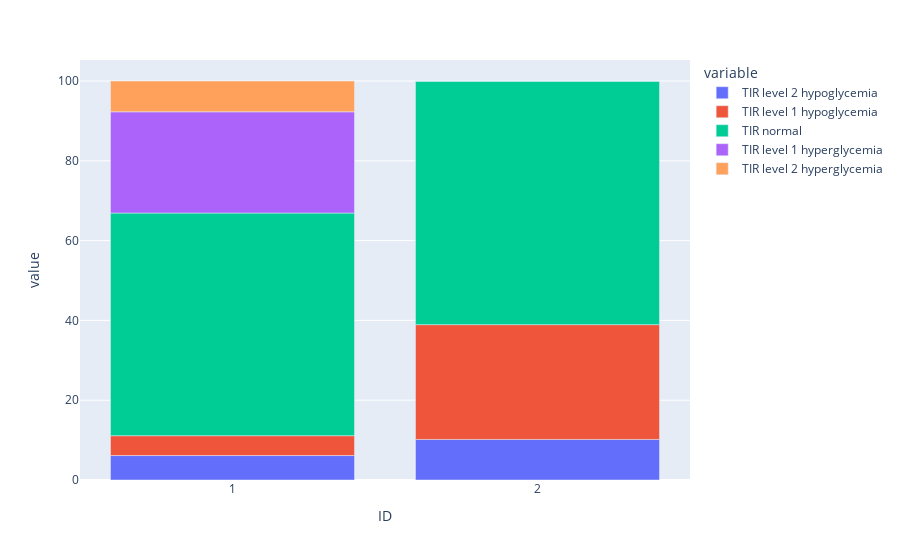

Notebook code cell kept with this figure:
### Code cell
px.bar(metrics, x='ID', y=['TIR level 2 hypoglycemia', 'TIR level 1 hypoglycemia', 'TIR normal', 'TIR level 1 hyperglycemia', 'TIR level 2 hyperglycemia'])

### Figure 1 — Plotly figure (JSON) as saved in the notebook; plotly's stock layout.template omitted (floating-point values rounded to 4 significant figures)
{"data": [{"alignmentgroup": "True", "hovertemplate": "variable=TIR level 2 hypoglycemia<br>ID=%{x}<br>value=%{y}<extra></extra>", "legendgroup": "TIR level 2 hypoglycemia", "marker": {"color": "#636efa", "pattern": {"shape": ""}}, "name": "TIR level 2 hypoglycemia", "offsetgroup": "TIR level 2 hypoglycemia", "orientation": "v", "showlegend": true, "textposition": "auto", "type": "bar", "x": ["1", "2"], "xaxis": "x", "y": [6.13, 10.17], "yaxis": "y"}, {"alignmentgroup": "True", "hovertemplate": "variable=TIR level 1 hypoglycemia<br>ID=%{x}<br>value=%{y}<extra></extra>", "legendgroup": "TIR level 1 hypoglycemia", "marker": {"color": "#EF553B", "pattern": {"shape": ""}}, "name": "TIR level 1 hypoglycemia", "offsetgroup": "TIR level 1 hypoglycemia", "orientation": "v", "showlegend": true, "textposition": "auto", "type": "bar", "x": ["1", "2"], "xaxis": "x", "y": [4.98, 28.77], "yaxis": "y"}, {"alignmentgroup": "True", "hovertemplate": "variable=TIR normal<br>ID=%{x}<br>value=%{y}<extra></extra>", "legendgroup": "TIR normal", "marker": {"color": "#00cc96", "pattern": {"shape": ""}}, "name": "TIR normal", "offsetgroup": "TIR normal", "orientation": "v", "showlegend": true, "textposition": "auto", "type": "bar", "x": ["1", "2"], "xaxis": "x", "y": [55.81, 61.07], "yaxis": "y"}, {"alignmentgroup": "True", "hovertemplate": "variable=TIR level 1 hyperglycemia<br>ID=%{x}<br>value=%{y}<extra></extra>", "legendgroup": "TIR level 1 hyperglycemia", "marker": {"color": "#ab63fa", "pattern": {"shape": ""}}, "name": "TIR level 1 hyperglycemia", "offsetgroup": "TIR level 1 hyperglycemia", "orientation": "v", "showlegend": true, "textposition": "auto", "type": "bar", "x": ["1", "2"], "xaxis": "x", "y": [25.37, 0], "yaxis": "y"}, {"alignmentgroup": "True", "hovertemplate": "variable=TIR level 2 hyperglycemia<br>ID=%{x}<br>value=%{y}<extra></extra>", "legendgroup": "TIR level 2 hyperglycemia", "marker": {"color": "#FFA15A", "pattern": {"shape": ""}}, "name": "TIR level 2 hyperglycemia", "offsetgroup": "TIR level 2 hyperglycemia", "orientation": "v", "showlegend": true, "textposition": "auto", "type": "bar", "x": ["1", "2"], "xaxis": "x", "y": [7.71, 0], "yaxis": "y"}], "layout": {"barmode": "relative", "legend": {"title": {"text": "variable"}, "tracegroupgap": 0}, "margin": {"t": 60}, "xaxis": {"anchor": "y", "domain": [0, 1], "title": {"text": "ID"}}, "yaxis": {"anchor": "x", "domain": [0, 1], "title": {"text": "value"}}}}
